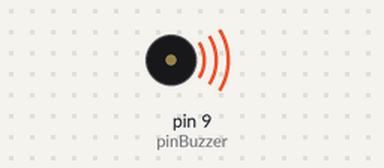
Simulated run of this sketch. Board: Arduino Uno, built with avr-gcc and run on an emulated ATmega328P. Shown: buzzer (waves = sounding).

Above: at 0.1 s.
Timing chart, 0 to 1.6 s (numbered marks = the images above):
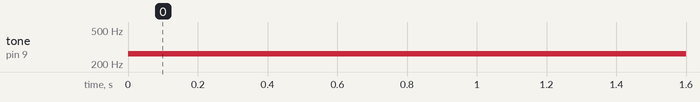

Measured:
- by itself, tone on pin 9 (pinBuzzer): silent → 262 Hz at 0.00 s

The sketch:

Muiscales.ino
```cpp
const int pinBuzzer = 9;

const int tonos[] = {261, 277, 294, 311, 330, 349, 370, 392, 415, 440, 466, 494};
const int countTonos = 12;


void setup()
{
}

void loop()
{
  tone (pinBuzzer, 262);
  /*
   for (int iTono = 0; iTono < countTonos; iTono++)
   {
   tone(pinBuzzer, tonos[iTono]);
   delay(500);
   }
   noTone(pinBuzzer);
   delay (5000); */
}
```
